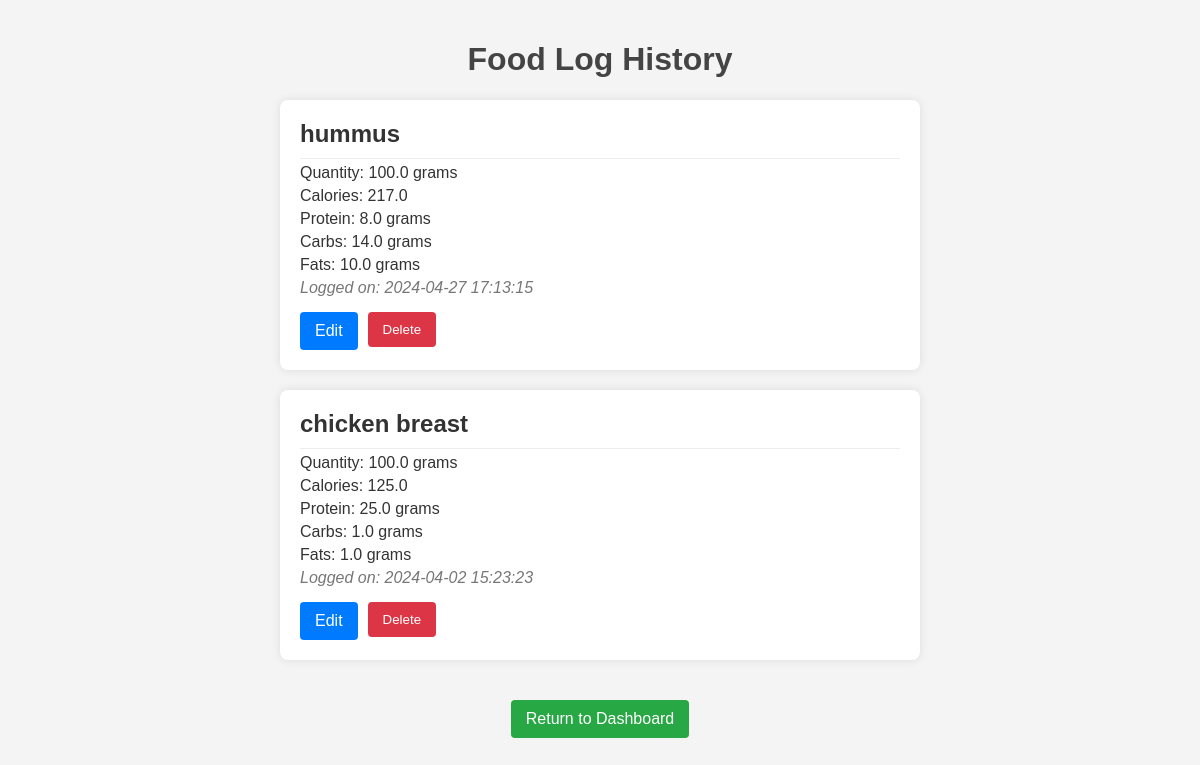
The app's page /food_log_history (signed in) with its own data.
### app.py (models this page shows)
class FoodLog(db.Model): #db model for the food log
    id = db.Column(db.Integer, primary_key=True, autoincrement=True)
    user_id = db.Column(db.Integer, db.ForeignKey('user.id'), nullable=False)
    food_name = db.Column(db.String(100), nullable=False)
    quantity = db.Column(db.Float, nullable=False)
    calories = db.Column(db.Float, nullable=False)
    protein = db.Column(db.Float, nullable=False)
    carbs = db.Column(db.Float, nullable=False)
    fats = db.Column(db.Float, nullable=False)
    log_date = db.Column(db.DateTime, default=datetime.utcnow)

### app.py (the view)
@app.route('/food_log_history')
@login_required
def food_log_history():
    food_logs = FoodLog.query.filter_by(user_id=current_user.id).order_by(FoodLog.log_date.desc()).all()
    return render_template('food_log_history.html', food_logs=food_logs)

### app.py (called while the page is built)
@login_manager.user_loader
def load_user(user_id):
    return User.query.get(int(user_id))

### templates/food_log_history.html (shortened to what this page needs)
<!DOCTYPE html>
<html lang="en">
<head>
</head>
<body>
    <h1>Food Log History</h1>
    {% for food_log in food_logs %}
        <div class="log-entry">
            <h2>{{ food_log.food_name }}</h2>
            <p>Quantity: {{ food_log.quantity }} grams</p>
            <p>Calories: {{ food_log.calories }}</p>
            <p>Protein: {{ food_log.protein }} grams</p>
            <p>Carbs: {{ food_log.carbs }} grams</p>
            <p>Fats: {{ food_log.fats }} grams</p>
            <p class="log-date">Logged on: {{ food_log.log_date.strftime('%Y-%m-%d %H:%M:%S') }}</p>
            <div class="log-actions">
                <a href="{{ url_for('edit_food_log', food_log_id=food_log.id) }}">Edit</a>
                <form action="{{ url_for('delete_food_log', food_log_id=food_log.id) }}" method="post">
                    <input type="submit" value="Delete">
                </form>
            </div>
        </div>
    {% endfor %}
    <a href="{{ url_for('dashboard') }}" class="dashboard-link">Return to Dashboard</a>
</body>
</html>

### templates/food_log_history.html (style rules this page uses)
body { font-family: Arial, sans-serif; background-color: #f4f4f4; margin: 0; padding: 20px; color: #333; display: flex; flex-direction: column; align-items: center; justify-content: center; }
h1 { color: #444; }
.log-entry { background: white; padding: 20px; margin-bottom: 20px; border-radius: 8px; box-shadow: 0 0 10px rgba(0, 0, 0, 0.1); width: 80%; max-width: 600px; }
h2 { margin: 0; padding-bottom: 10px; border-bottom: 1px solid #eee; }
p { margin: 5px 0; }
.log-date { color: #777; font-style: italic; }
.log-actions { display: flex; justify-content: flex-start; gap: 10px; padding-top: 10px; }
a, input[type="submit"] { text-decoration: none; padding: 10px 15px; color: white; border: none; border-radius: 4px; cursor: pointer; }
a { background-color: #007bff; }
input[type="submit"] { background-color: #dc3545; }
.dashboard-link { margin-top: 20px; background-color: #28a745; }

### records on screen
FoodLog: food_name "hummus", quantity "100.0", calories "217.0", protein "8.0", carbs "14.0", fats "10.0", log_date "2024-04-27 17:13:15"
FoodLog: food_name "chicken breast", quantity "100.0", calories "125.0", protein "25.0", carbs "1.0", fats "1.0", log_date "2024-04-02 15:23:23"
